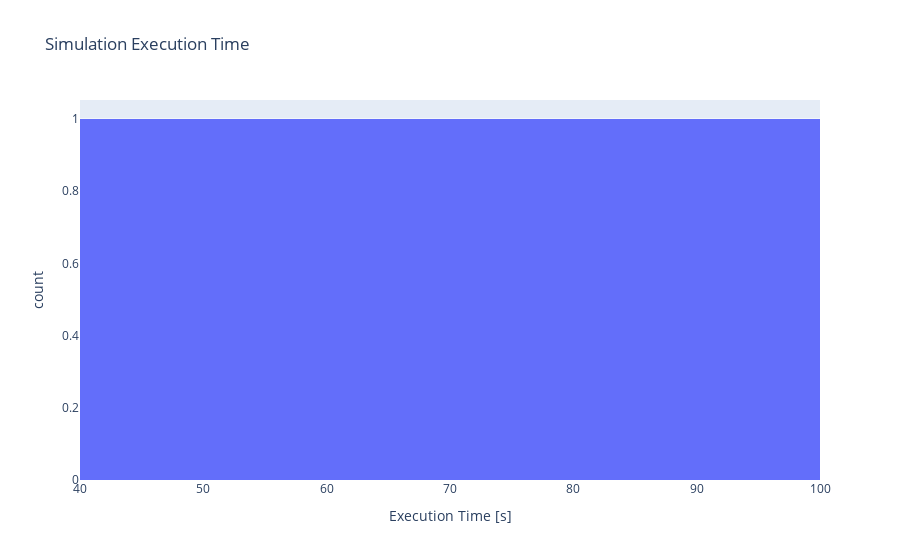

Notebook cell for this chart:
### Markdown cell above
# Optional: Inspect Feature Table
Some examples on how to inspect the feature table.

Here, the simulation with the lowest projected normalized transversal emittance is highlighted.

### Code cell
if "simulation.meta.execution_time" in features.columns:
    px.histogram(
        features,
        x="simulation.meta.execution_time",
        title="Simulation Execution Time",
        labels={"simulation.meta.execution_time": "Execution Time [s]"},
    ).show()

### Figure 1 — Plotly figure (JSON) as saved in the notebook; plotly's stock layout.template omitted (floating-point values rounded to 4 significant figures)
{"data": [{"bingroup": "x", "hovertemplate": "Execution Time [s]=%{x}<br>count=%{y}<extra></extra>", "legendgroup": "", "marker": {"color": "#636efa", "pattern": {"shape": ""}}, "name": "", "orientation": "v", "showlegend": false, "type": "histogram", "x": [74.16, 84.49, 51.38], "xaxis": "x", "yaxis": "y"}], "layout": {"barmode": "relative", "legend": {"tracegroupgap": 0}, "title": {"text": "Simulation Execution Time"}, "xaxis": {"anchor": "y", "domain": [0, 1], "title": {"text": "Execution Time [s]"}}, "yaxis": {"anchor": "x", "domain": [0, 1], "title": {"text": "count"}}}}
